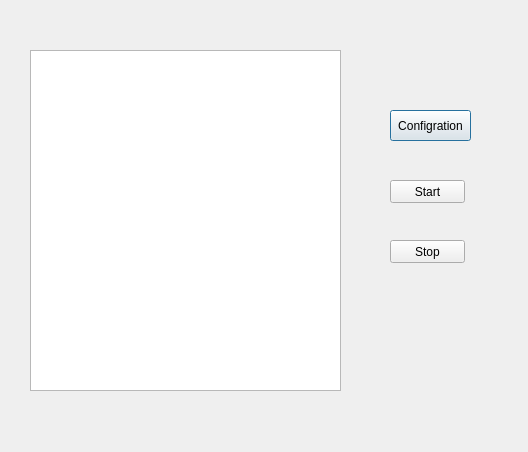
<?xml version="1.0" encoding="UTF-8"?>
<ui version="4.0">
 <class>Dialog</class>
 <widget class="QDialog" name="Dialog">
  <property name="geometry">
   <rect>
    <x>0</x>
    <y>0</y>
    <width>528</width>
    <height>452</height>
   </rect>
  </property>
  <property name="windowTitle">
   <string>Dialog</string>
  </property>
  <widget class="QPushButton" name="configration">
   <property name="geometry">
    <rect>
     <x>390</x>
     <y>110</y>
     <width>81</width>
     <height>31</height>
    </rect>
   </property>
   <property name="text">
    <string>Configration</string>
   </property>
  </widget>
  <widget class="QPushButton" name="pushButton">
   <property name="geometry">
    <rect>
     <x>390</x>
     <y>180</y>
     <width>75</width>
     <height>23</height>
    </rect>
   </property>
   <property name="text">
    <string>Start</string>
   </property>
  </widget>
  <widget class="QPushButton" name="pushButton_2">
   <property name="geometry">
    <rect>
     <x>390</x>
     <y>240</y>
     <width>75</width>
     <height>23</height>
    </rect>
   </property>
   <property name="text">
    <string>Stop</string>
   </property>
  </widget>
  <widget class="QListWidget" name="listWidget">
   <property name="geometry">
    <rect>
     <x>30</x>
     <y>50</y>
     <width>311</width>
     <height>341</height>
    </rect>
   </property>
  </widget>
 </widget>
 <layoutdefault spacing="6" margin="11"/>
 <resources/>
 <connections/>
</ui>
